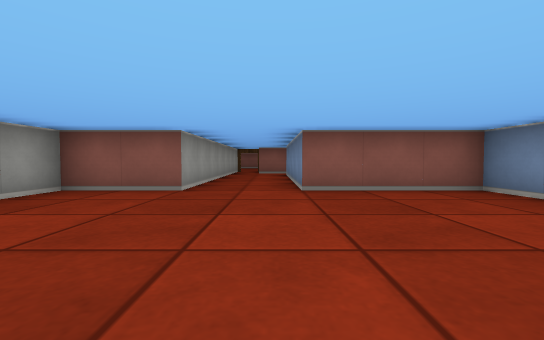
[1] (above)

19 first-person views from a walk through a cub3D level. The camera is about half as high as the walls, tilts 2° down and sees 90° across. The floor is counted in squares. Each view is taken from the middle of a square. On the plan, view 1 faces up. The plan holds only what a view shows up to about 9 squares ahead; the rest is blank.

[2]
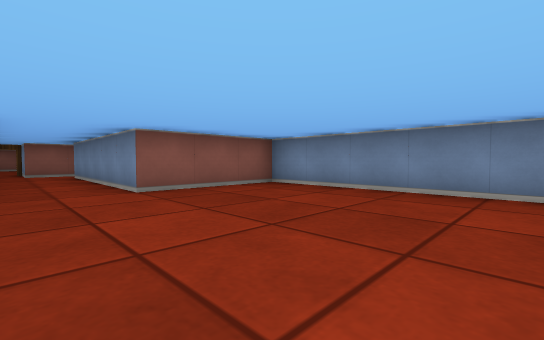

[3]
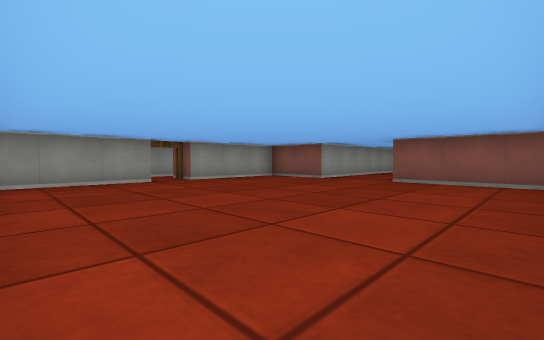

[4]
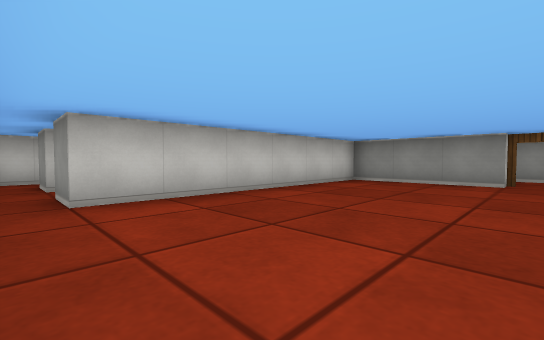

[5]
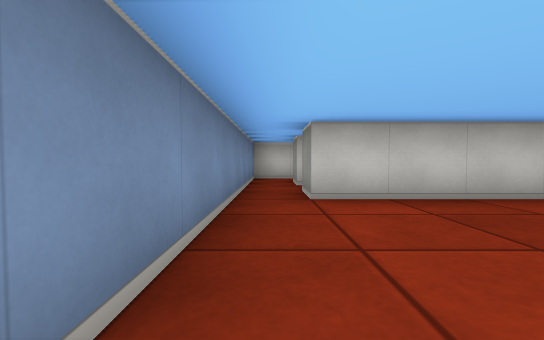

[6]
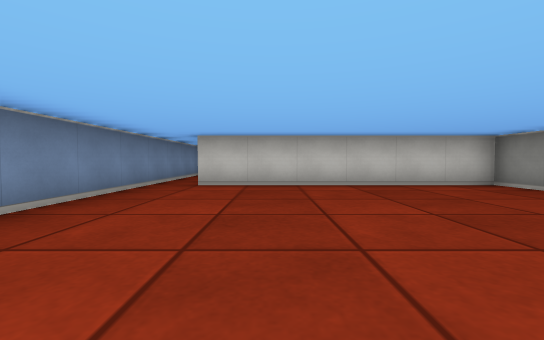

[7]
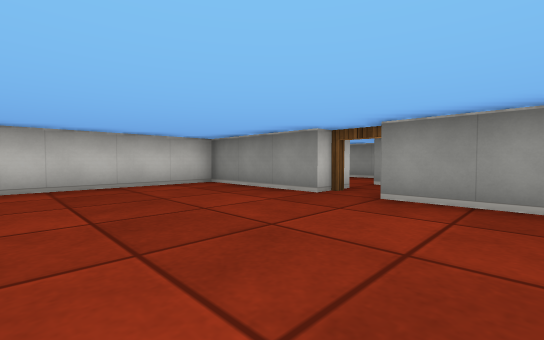

[8]
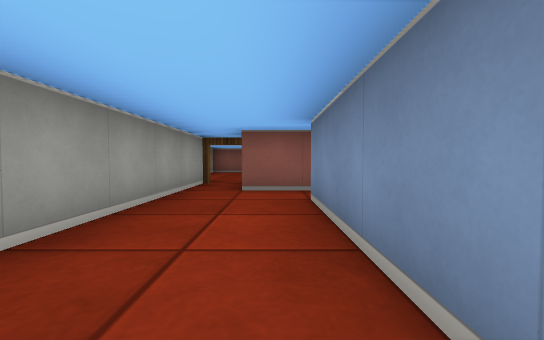

[9]
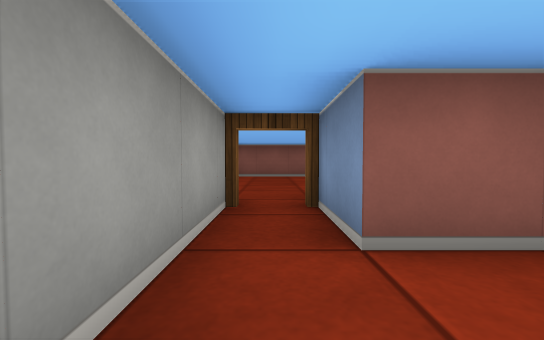

[10]
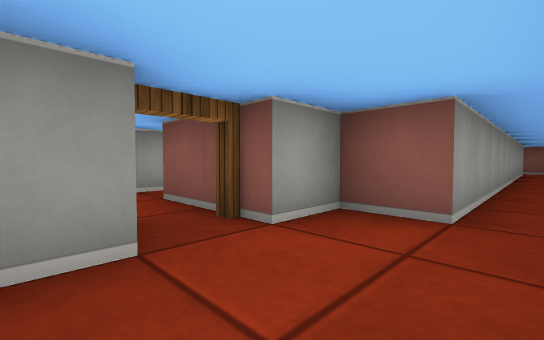

[11]
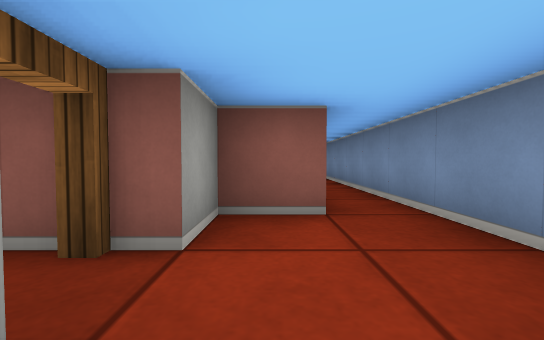

[12]
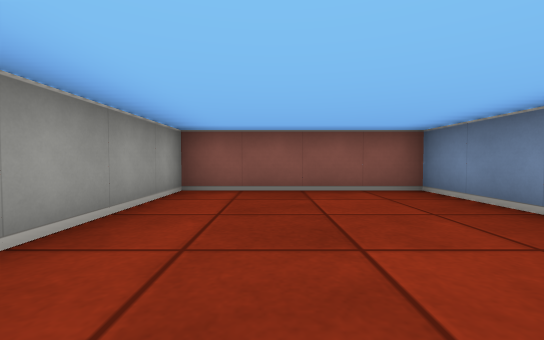

[13]
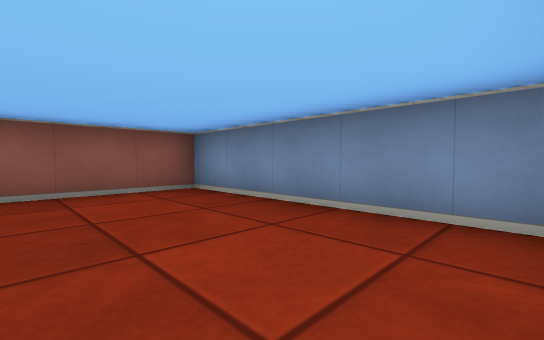

[14]
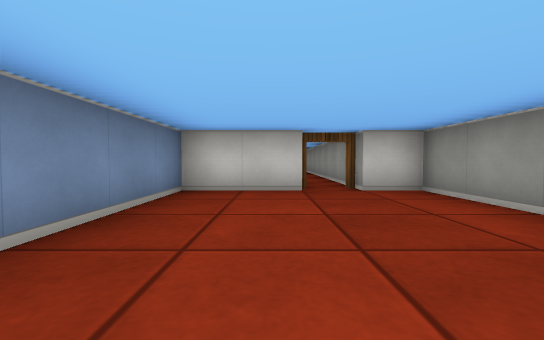

[15]
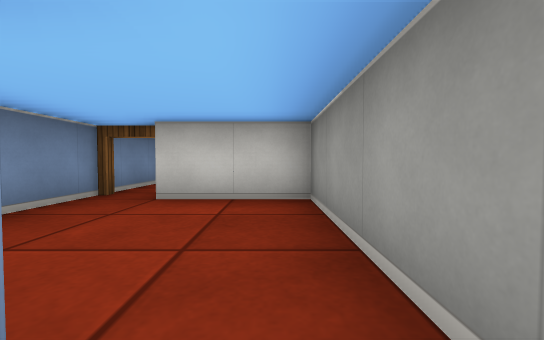

[16]
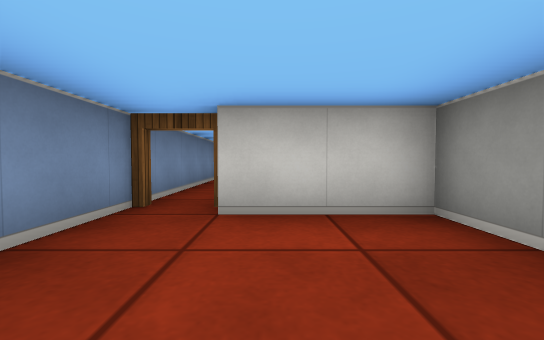

[17]
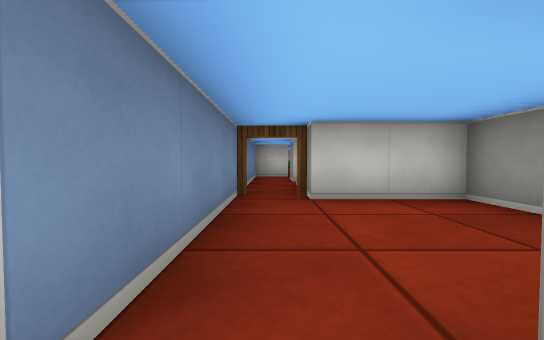

[18]
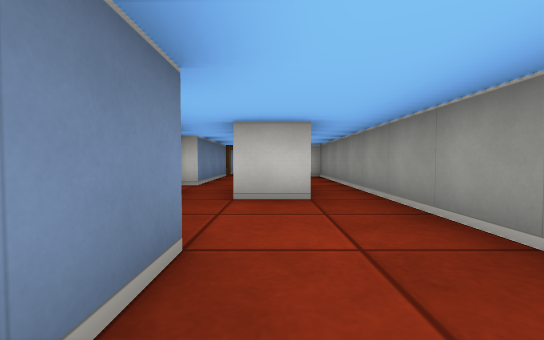

[19]
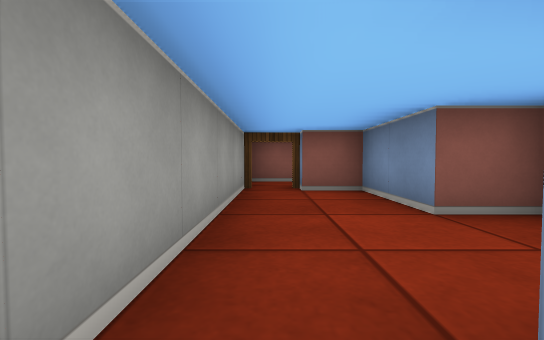

### Floor plan
Ten units are one square. View 1 is at (0, 0); x grows to the right and y downward. Boxes are objects, and circles mark ways between rooms. Rooms are numbered by the first view taken in them; rooms with no view inside come last. Other rooms are left out.
<svg viewBox="-80 -216 120 286">
<path fill="none" stroke="#000" d="M-35 -5 -35 25 25 25 25 35M25 45 25 55M15 -105 -5 -105 -5 -121M24 65 35 65 35 -45 5 -45 5 -95M-15 -125 -15 -45 -35 -45 -35 -15M35 -104 35 -165M15 -96 15 -89M25 -211 25 -115 15 -115 15 -105M-6 -125 15 -125 15 -175 -25 -175 -25 -125 -15 -125M-55 -20 -55 -5M-75 -25 -75 25 -55 25M-45 29 -45 -5M-65 -25 -55 -25M-44 -45 -55 -45 -55 -65 -65 -65M-75 -70 -75 -25"/>
<circle cx="10" cy="-100" r="3" fill="#2a7"/>
<circle cx="-10" cy="-120" r="3" fill="#2a7"/>
<circle cx="-40" cy="-10" r="3" fill="#2a7"/>
<circle cx="-50" cy="-15" r="3" fill="#2a7"/>
<circle cx="-70" cy="-15" r="3" fill="#2a7"/>
<text x="0" y="-20">1</text>
<text x="30" y="-140">2</text>
<text x="-10" y="-150">3</text>
<text x="-60" y="0">4</text>
<text x="-60" y="-40">5</text>
</svg>
Room 1 opens to room 2. Room 1 opens to room 3. Room 1 opens to room 4. Room 4 opens to room 5.

Where each view was taken, in squares from view 1:
view 1: 0 up, 0 right, facing up
view 2: 0 up, 1 left, facing up-right
view 3: 2 down, 3 right, facing up-left
view 4: 1 up, 3 right, facing down-left
view 5: 1 up, 3 right, facing down
view 6: 3 up, 1 right, facing down
view 7: 3 up, 0 right, facing down-left
view 8: 6 up, 0 right, facing up
view 9: 9 up, 1 left, facing up
view 10: 9 up, 3 right, facing up-left
view 11: 9 up, 2 right, facing up
view 12: 13 up, 1 left, facing up
view 13: 13 up, 1 left, facing up-right
view 14: 17 up, 0 right, facing down
view 15: 1 up, 7 left, facing down
view 16: 0 up, 6 left, facing down
view 17: 1 up, 5 left, facing down
view 18: 6 up, 6 left, facing down
view 19: 2 up, 7 left, facing up
